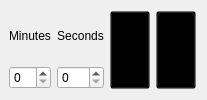
         <widget class="QWidget" name="set_time_page">
          <layout class="QGridLayout" name="gridLayout_2" columnstretch="9,9,0,0" columnminimumwidth="0,0,0,0">
           <property name="leftMargin">
            <number>9</number>
           </property>
           <item row="0" column="0">
            <widget class="QLabel" name="set_unmod_minutes_label">
             <property name="text">
              <string>Minutes</string>
             </property>
             <property name="alignment">
              <set>Qt::AlignCenter</set>
             </property>
            </widget>
           </item>
           <item row="0" column="1">
            <widget class="QLabel" name="set_unmod_seconds_label">
             <property name="text">
              <string>Seconds</string>
             </property>
             <property name="alignment">
              <set>Qt::AlignCenter</set>
             </property>
            </widget>
           </item>
           <item row="0" column="2" rowspan="2">
            <widget class="QPushButton" name="cancel_set_unmod">
             <property name="sizePolicy">
              <sizepolicy hsizetype="Minimum" vsizetype="Expanding">
               <horstretch>0</horstretch>
               <verstretch>0</verstretch>
              </sizepolicy>
             </property>
             <property name="styleSheet">
              <string notr="true">background-color: transparent</string>
             </property>
             <property name="text">
              <string/>
             </property>
             <property name="icon">
              <iconset resource="res.qrc">
               <normaloff>:/img/resources/cancel_icon.png</normaloff>:/img/resources/cancel_icon.png</iconset>
             </property>
             <property name="iconSize">
              <size>
               <width>32</width>
               <height>32</height>
              </size>
             </property>
            </widget>
           </item>
           <item row="0" column="3" rowspan="2">
            <widget class="QPushButton" name="confirm_set_unmod">
             <property name="sizePolicy">
              <sizepolicy hsizetype="Minimum" vsizetype="Expanding">
               <horstretch>0</horstretch>
               <verstretch>0</verstretch>
              </sizepolicy>
             </property>
             <property name="styleSheet">
              <string notr="true">background-color: transparent</string>
             </property>
             <property name="text">
              <string/>
             </property>
             <property name="icon">
              <iconset resource="res.qrc">
               <normaloff>:/img/resources/check_icon.png</normaloff>:/img/resources/check_icon.png</iconset>
             </property>
             <property name="iconSize">
              <size>
               <width>32</width>
               <height>32</height>
              </size>
             </property>
            </widget>
           </item>
           <item row="1" column="0">
            <widget class="QSpinBox" name="set_unmod_min_spinbox"/>
           </item>
           <item row="1" column="1">
            <widget class="QSpinBox" name="set_unmod_sec_spinbox"/>
           </item>
          </layout>
          <zorder>cancel_set_unmod</zorder>
          <zorder>confirm_set_unmod</zorder>
          <zorder>set_unmod_minutes_label</zorder>
          <zorder>set_unmod_min_spinbox</zorder>
          <zorder>set_unmod_sec_spinbox</zorder>
          <zorder>set_unmod_seconds_label</zorder>
         </widget>
